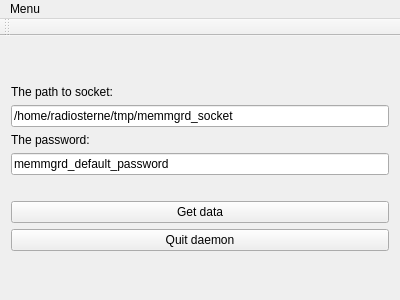
<?xml version="1.0" encoding="UTF-8"?>
<ui version="4.0">
 <class>MainWindow</class>
 <widget class="QMainWindow" name="MainWindow">
  <property name="geometry">
   <rect>
    <x>0</x>
    <y>0</y>
    <width>400</width>
    <height>300</height>
   </rect>
  </property>
  <property name="windowTitle">
   <string>MainWindow</string>
  </property>
  <widget class="QWidget" name="centralWidget">
   <property name="sizePolicy">
    <sizepolicy hsizetype="Preferred" vsizetype="Expanding">
     <horstretch>0</horstretch>
     <verstretch>0</verstretch>
    </sizepolicy>
   </property>
   <layout class="QHBoxLayout" name="horizontalLayout_2" stretch="1,0">
    <item>
     <layout class="QHBoxLayout" name="scheme">
      <property name="spacing">
       <number>0</number>
      </property>
     </layout>
    </item>
    <item>
     <layout class="QVBoxLayout" name="verticalLayout" stretch="1,0,0,0,0,0,1,0,1">
      <item>
       <spacer name="verticalSpacer">
        <property name="orientation">
         <enum>Qt::Vertical</enum>
        </property>
        <property name="sizeHint" stdset="0">
         <size>
          <width>20</width>
          <height>40</height>
         </size>
        </property>
       </spacer>
      </item>
      <item>
       <widget class="QLabel" name="label">
        <property name="text">
         <string>The path to socket:</string>
        </property>
       </widget>
      </item>
      <item>
       <widget class="QLineEdit" name="socket_path">
        <property name="text">
         <string>/home/radiosterne/tmp/memmgrd_socket</string>
        </property>
       </widget>
      </item>
      <item>
       <widget class="QLabel" name="label_2">
        <property name="text">
         <string>The password:</string>
        </property>
       </widget>
      </item>
      <item>
       <widget class="QLineEdit" name="password">
        <property name="text">
         <string>memmgrd_default_password</string>
        </property>
       </widget>
      </item>
      <item>
       <spacer name="verticalSpacer_3">
        <property name="orientation">
         <enum>Qt::Vertical</enum>
        </property>
        <property name="sizeType">
         <enum>QSizePolicy::Fixed</enum>
        </property>
        <property name="sizeHint" stdset="0">
         <size>
          <width>20</width>
          <height>20</height>
         </size>
        </property>
       </spacer>
      </item>
      <item>
       <widget class="QPushButton" name="GetData">
        <property name="text">
         <string>Get data</string>
        </property>
       </widget>
      </item>
      <item>
       <widget class="QPushButton" name="Quit">
        <property name="text">
         <string>Quit daemon</string>
        </property>
       </widget>
      </item>
      <item>
       <spacer name="verticalSpacer_2">
        <property name="orientation">
         <enum>Qt::Vertical</enum>
        </property>
        <property name="sizeHint" stdset="0">
         <size>
          <width>20</width>
          <height>40</height>
         </size>
        </property>
       </spacer>
      </item>
     </layout>
    </item>
   </layout>
  </widget>
  <widget class="QMenuBar" name="menuBar">
   <property name="geometry">
    <rect>
     <x>0</x>
     <y>0</y>
     <width>400</width>
     <height>20</height>
    </rect>
   </property>
   <widget class="QMenu" name="menuMenu">
    <property name="title">
     <string>Menu</string>
    </property>
    <addaction name="actionExit"/>
   </widget>
   <addaction name="menuMenu"/>
  </widget>
  <widget class="QToolBar" name="mainToolBar">
   <attribute name="toolBarArea">
    <enum>TopToolBarArea</enum>
   </attribute>
   <attribute name="toolBarBreak">
    <bool>false</bool>
   </attribute>
  </widget>
  <action name="actionSettings">
   <property name="text">
    <string>Settings</string>
   </property>
  </action>
  <action name="actionExit">
   <property name="text">
    <string>Exit</string>
   </property>
  </action>
 </widget>
 <layoutdefault spacing="6" margin="11"/>
 <resources/>
 <connections/>
</ui>
